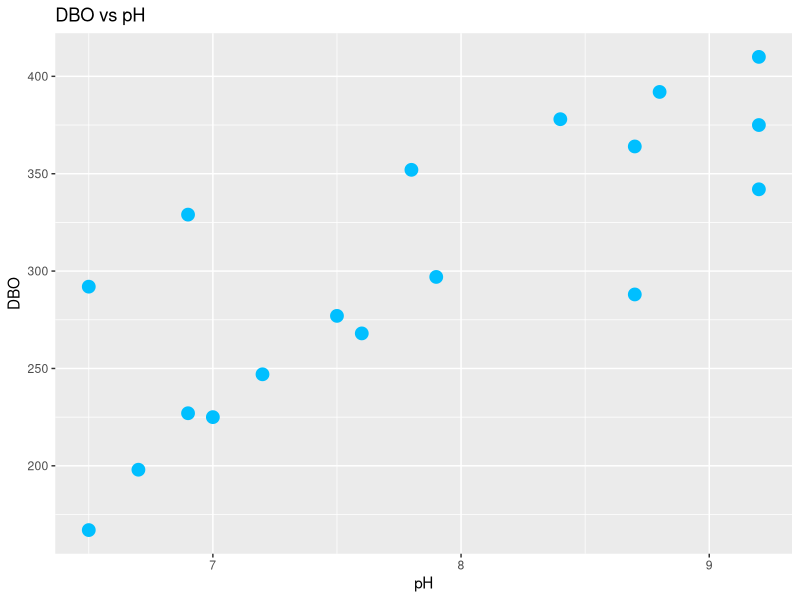
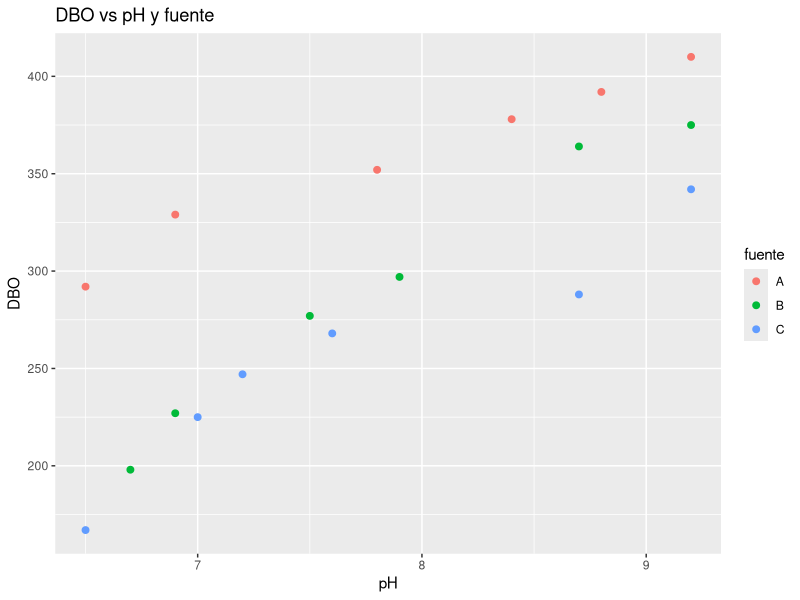
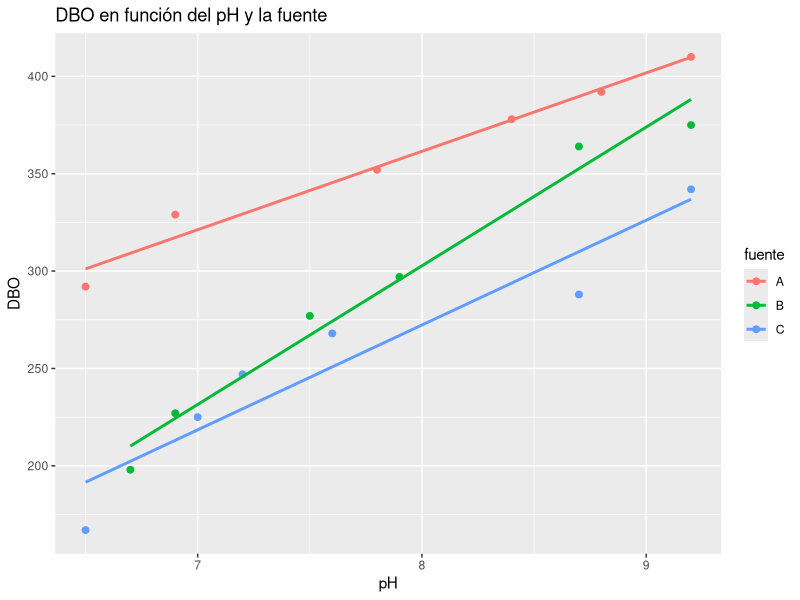
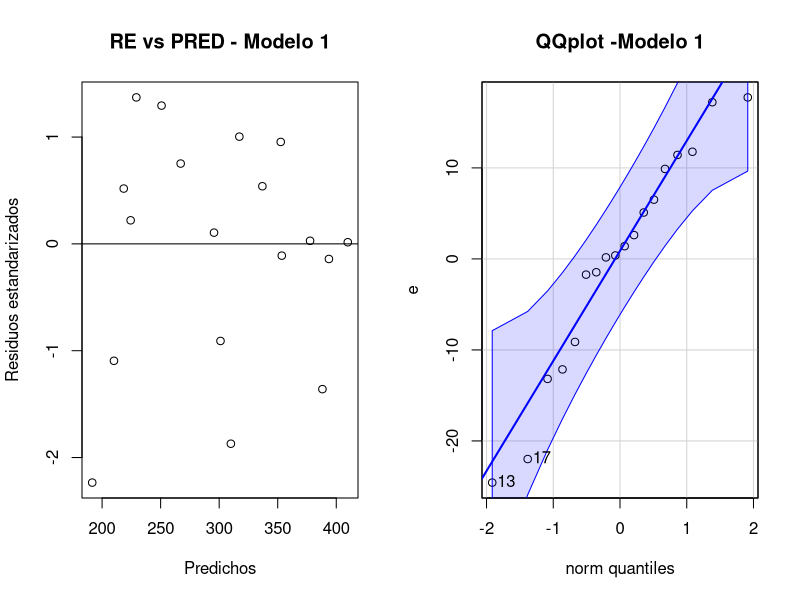

Reproduce these figures in R, in order. (Note: this script raises an error after producing the figures.)
#### AGUAS 2024

#### Problema Caracterización de aguas residuales 


# Antes que nada veamos si hay algun comando u objeto almacenado en la memoria
ls()
# Si te aparece character(0) es que la memoria esta limpia, si no ejecuta
# la siguiente sentencia para borrar la memoria.
rm(list=ls())
# revisamos...
ls()
# No deberia haber nada en el entorno de trabajo ahora!


#### setear el directorio de trabajo .... (cada uno tendra una ruta diferente)

# setwd("~/")

#### Cargar el data.frame (si esta en el mismo directorio seteado no es necesario indicar la ruta)

Datos  <- read.csv("AGUAS.csv", stringsAsFactors = T) 
str(Datos) 
names(Datos)
head(Datos)

# librerias necesarias:
library(ggplot2)
library(emmeans)
library(car)
library(dplyr)

#### Exploramos la estructura del data.frame (dimensiones, tipo de variables, datos faltantes, etc.)

str(Datos)
head(Datos)
names(Datos)
summary(Datos)

## Tablas resumen 
Datos %>% 
  select(fuente, DBO) %>%
  group_by(fuente) %>%
  summarise_all(.funs = c(
    n = length, 
    media_DBO = mean, 
    sd = sd, 
    min = min, 
    max = max
  )
  )

Datos %>% 
  select(fuente, pH) %>%
  group_by(fuente) %>%
  summarise_all(.funs = c(
    n = length, 
    media_pH = mean, 
    sd = sd, 
    min = min, 
    max = max
  )
  )

## Grafico
DBO_vs_pH <-ggplot(Datos, aes(x =pH , y = DBO)) +  geom_point(aes(), colour ="deepskyblue", size=4)
DBO_vs_pH <-DBO_vs_pH+ xlab("pH") +  ylab("DBO") +  ggtitle("DBO vs pH") 
DBO_vs_pH

DBO_vs_pHyFue <-ggplot(Datos, aes(x =pH , y = DBO, colour =fuente)) + geom_point(size=2)
DBO_vs_pHyFue <- DBO_vs_pHyFue + xlab("pH") +  ylab("DBO") +  ggtitle("DBO vs pH y fuente")
DBO_vs_pHyFue 

## con rectas de regresion lineal (lm)
p1 <- ggplot(Datos, aes(x =pH , y = DBO, colour =fuente)) + geom_point(size=2)
q1 <- p1 + xlab("pH") +  ylab("DBO") +  ggtitle("DBO en función del pH y la fuente")
r1 <- q1 + geom_smooth(method = "lm", se = FALSE)
r1



#Modelo con interaccion

modelo1<-lm(DBO ~ pH*fuente, Datos)
anova(modelo1)
summary(modelo1)

# antes de analizar los resultados:

#Supuestos
e<-resid(modelo1) # residuos
re<-rstandard(modelo1) #residuos estandarizados
pre<-predict(modelo1) #predichos
par(mfrow = c(1, 2))
plot(pre, re, xlab="Predichos", ylab="Residuos estandarizados",main="RE vs PRED - Modelo 1" )
abline(0,0)

qqPlot(e, main = "QQplot -Modelo 1")

shapiro.test(e) #0.44

# Para hacer Levene tenes que tener replicas

# analizar resultados

summary(modelo1)

# existe relacion lineal entre DBO y pH? 
# difiere entre las fuentes?
## existrelacion lineal entre DBO y pH? 
# Síiiii,porque nos dio significativa la interaccion. Ya sabemos entonces que hubo relacion lineal
# difiere entre las fuentes?
# siiiii

# plot modelo 1
library(ggeffects)
(a<-ggpredict(modelo1, 
                      terms = c("pH", "fuente"),
                      interval = "confidence")  ) 

p<-plot(a, add.data = TRUE)

p + ggtitle("Relación predicha entre la DBO y el pH") +
  labs(x="pH") + labs(y="DBO (mg/l) ")


### Escribir las Ecuaciones estimadas para el modelo con interaccion


##  DBO = 39.4+40.3*ph-306*FuenteB-197.7*FuenteC+31.0*ph*fuenteB+13.6*ph*fuenteC


##DBOFUENTEA=39.42+40.26ph

##DBOFuenteB=-267.01(39-306)+71.21pH
#intercept dbo promedio para ph0

##DBOFuenteC=-158(39-197)+53.82(40.26+13.56).ph



# Comparaciones

options(emmeans= list(emmeans = list(infer = c(TRUE, F)),
                      contrast = list(infer = c(TRUE, TRUE)))) # acá estamos seteando la salida de las tablas del emmeans , el primer True de cada paréntesis es para pedir los intervalos de confianza y el segundo es para pedir los valores P. 


# Comparacion de pendientes de las 3 fuentes (relacion entre DBO y pH para cada fuente)

comp_pendientes <- emtrends(modelo1,  pairwise ~ fuente, var="pH") #, contr="cld"
comp_pendientes
plot(comp_pendientes$emtrends, comparisons = TRUE)


# Existen diferencias significativas entre las pendientes muestrales de las fuentes A y B ya que no se ve
# superposicion de las flechas rojas

# Comparaciones de los valores de DBO medios de cada fuente

comp_fuentes <- emmeans(modelo1, pairwise ~ fuente|pH)
comp_fuentes #dif entre fuentes para pH promedio
# Existen diferencias  significativas entre el DBO medio entre las 3 fuentes a pH promedio

plot(comp_fuentes$emmeans, comparisons = TRUE)

# A que valor de pH se efectuaron esas comparaciones? (mirar salida de emmeans)

## algo interesante: 
## Agregando un argumento podemos optar por comparar las fuentes en el min y max  pH: 

Fuentes_en_PH_PH_min_max <- emmeans(modelo1, pairwise~ fuente:pH, cov.reduce = range)
Fuentes_en_PH_PH_min_max
plot(Fuentes_en_PH_PH_min_max$emmeans, comparisons = TRUE)


# Mismo análisis pero centrando en el valor de pH promedio
#de pH para que la ordenada sea interpretable 

# valor de pH promedio:
mean(Datos$pH) # 7.816667
# centrado
Datos$pH_c <- Datos$pH - mean(Datos$pH)

modelo3<-lm(DBO ~ pH_c*fuente, Datos)

#Supuestos
e<-resid(modelo3) # residuos
re<-rstandard(modelo3) #residuos estandarizados
pre<-predict(modelo3) #predichos
par(mfrow = c(1, 2))
plot(pre, re, xlab="Predichos", ylab="Residuos estandarizados",main="RE vs PRED - Modelo 4" )
abline(0,0)
qqPlot(e, main="QQplot - Modelo 4")
shapiro.test(e)

# comparar la salida del summary del modelo 3 con la del modelo 1

summary(modelo3)
summary(modelo1)


# comparacion de DBO media del agua de las 3 fuentes para un valor de pH promedio
# cambian los beta de fuente b yfuente c y la intercept. No cambia la interaacion ni el ph
# comparacion de DBO media del agua de las 3 fuentes para un valor de pH promedio

options(emmeans= list(emmeans = list(infer = c(TRUE, F)),contrast = list(infer = c(TRUE, TRUE))))

Fuentes_en_PH_PH_c <- emmeans(modelo3, pairwise ~ fuente|pH_c)
Fuentes_en_PH_PH_c

# Comparacion de pendientes
comp_pendientes <- emtrends(modelo3, pairwise ~ fuente, var="pH_c")
comp_pendientes

# difiere solo entre a y b

######  ValidaciOn modelo 1 ###################

# Predichos vs observados
p<-ggplot(Datos, aes(x =DBO , y = predict(modelo1), colour =fuente)) + geom_point(size=4)
p + geom_abline(intercept = 0, slope =1) +  ggtitle("Predichos vs observados")

# correlacion entre predichos y observados
cor <- cor(predict(modelo1), Datos$DBO)
cor
cor^2


#predicciones

library(ggeffects)
(a<-ggpredict(modelo1, 
              terms = c("pH", "fuente"),
              interval = "confidence")  ) 

p<-plot(a, add.data = TRUE)

p + ggtitle("Relación predicha entre la DBO y el pH") +
  labs(x="pH") + labs(y="DBO (mg/l) ")


####  prediccion de Y para nuevos valores de x  ######
nuevo = data.frame(fuente= "A", pH=7)
nuevo # exploren que es el objeto "nuevo"
predict(modelo1, nuevo, interval="prediction") 
#observar que el intervalo de prediccion para una observacion individual es mas amplio que la banda de confianza del modelo para la media poblacional 
